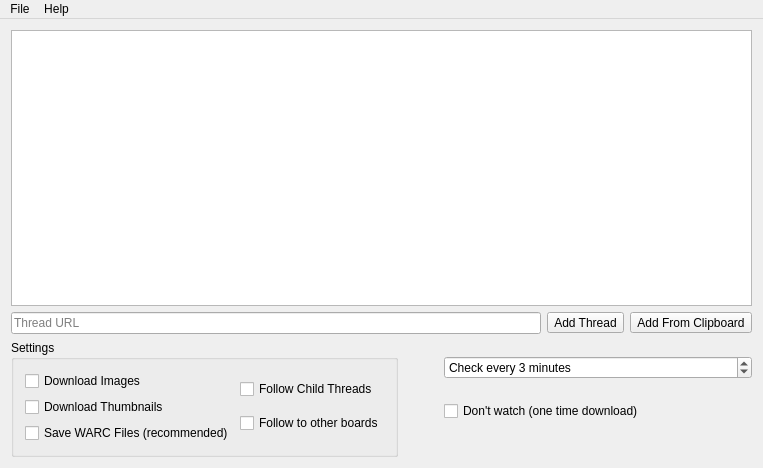
<?xml version="1.0" encoding="UTF-8"?>
<ui version="4.0">
 <class>MainWindow</class>
 <widget class="QMainWindow" name="MainWindow">
  <property name="geometry">
   <rect>
    <x>0</x>
    <y>0</y>
    <width>763</width>
    <height>468</height>
   </rect>
  </property>
  <property name="windowTitle">
   <string>MainWindow</string>
  </property>
  <widget class="QWidget" name="centralWidget">
   <layout class="QVBoxLayout" name="verticalLayout_2">
    <item>
     <widget class="QTableView" name="threadList"/>
    </item>
    <item>
     <layout class="QHBoxLayout" name="horizontalLayout">
      <item>
       <widget class="QLineEdit" name="threadUrl">
        <property name="placeholderText">
         <string>Thread URL</string>
        </property>
       </widget>
      </item>
      <item>
       <widget class="QToolButton" name="addThread">
        <property name="text">
         <string>Add Thread</string>
        </property>
       </widget>
      </item>
      <item>
       <widget class="QToolButton" name="addFromClipboard">
        <property name="text">
         <string>Add From Clipboard</string>
        </property>
       </widget>
      </item>
     </layout>
    </item>
    <item>
     <layout class="QHBoxLayout" name="horizontalLayout_2">
      <item>
       <widget class="QGroupBox" name="settingsBox">
        <property name="title">
         <string>Settings</string>
        </property>
        <layout class="QHBoxLayout" name="horizontalLayout_4">
         <item>
          <layout class="QVBoxLayout" name="verticalLayout_5">
           <item>
            <widget class="QCheckBox" name="downloadImages">
             <property name="text">
              <string>Download Images</string>
             </property>
            </widget>
           </item>
           <item>
            <widget class="QCheckBox" name="downloadThumbs">
             <property name="text">
              <string>Download Thumbnails</string>
             </property>
            </widget>
           </item>
           <item>
            <widget class="QCheckBox" name="saveWarc">
             <property name="text">
              <string>Save WARC Files (recommended)</string>
             </property>
            </widget>
           </item>
          </layout>
         </item>
         <item>
          <layout class="QVBoxLayout" name="verticalLayout_6">
           <item>
            <widget class="QCheckBox" name="followChildren">
             <property name="text">
              <string>Follow Child Threads</string>
             </property>
            </widget>
           </item>
           <item>
            <widget class="QCheckBox" name="followExternalBoards">
             <property name="text">
              <string>Follow to other boards</string>
             </property>
            </widget>
           </item>
          </layout>
         </item>
        </layout>
       </widget>
      </item>
      <item>
       <spacer name="horizontalSpacer">
        <property name="orientation">
         <enum>Qt::Horizontal</enum>
        </property>
        <property name="sizeType">
         <enum>QSizePolicy::Minimum</enum>
        </property>
        <property name="sizeHint" stdset="0">
         <size>
          <width>40</width>
          <height>20</height>
         </size>
        </property>
       </spacer>
      </item>
      <item>
       <layout class="QVBoxLayout" name="verticalLayout_3">
        <item>
         <widget class="QSpinBox" name="checkMinutes">
          <property name="sizePolicy">
           <sizepolicy hsizetype="Expanding" vsizetype="Fixed">
            <horstretch>0</horstretch>
            <verstretch>0</verstretch>
           </sizepolicy>
          </property>
          <property name="suffix">
           <string> minutes</string>
          </property>
          <property name="prefix">
           <string>Check every </string>
          </property>
          <property name="value">
           <number>3</number>
          </property>
         </widget>
        </item>
        <item>
         <widget class="QCheckBox" name="singleDownload">
          <property name="text">
           <string>Don't watch (one time download)</string>
          </property>
         </widget>
        </item>
        <item>
         <spacer name="verticalSpacer">
          <property name="orientation">
           <enum>Qt::Vertical</enum>
          </property>
          <property name="sizeType">
           <enum>QSizePolicy::Fixed</enum>
          </property>
          <property name="sizeHint" stdset="0">
           <size>
            <width>10</width>
            <height>20</height>
           </size>
          </property>
         </spacer>
        </item>
       </layout>
      </item>
     </layout>
    </item>
   </layout>
  </widget>
  <widget class="QMenuBar" name="menuBar">
   <property name="geometry">
    <rect>
     <x>0</x>
     <y>0</y>
     <width>763</width>
     <height>22</height>
    </rect>
   </property>
   <widget class="QMenu" name="menuFile">
    <property name="title">
     <string>File</string>
    </property>
    <addaction name="actionPreferences"/>
    <addaction name="actionExit"/>
   </widget>
   <widget class="QMenu" name="menuHelp">
    <property name="title">
     <string>Help</string>
    </property>
    <addaction name="actionAbout"/>
   </widget>
   <addaction name="menuFile"/>
   <addaction name="menuHelp"/>
  </widget>
  <action name="actionFd">
   <property name="text">
    <string>fd</string>
   </property>
  </action>
  <action name="actionAdf">
   <property name="text">
    <string>adf</string>
   </property>
  </action>
  <action name="actionPreferences">
   <property name="text">
    <string>Preferences</string>
   </property>
  </action>
  <action name="actionExit">
   <property name="text">
    <string>Exit</string>
   </property>
  </action>
  <action name="actionAbout">
   <property name="text">
    <string>About</string>
   </property>
  </action>
 </widget>
 <layoutdefault spacing="6" margin="11"/>
 <resources/>
 <connections/>
</ui>
